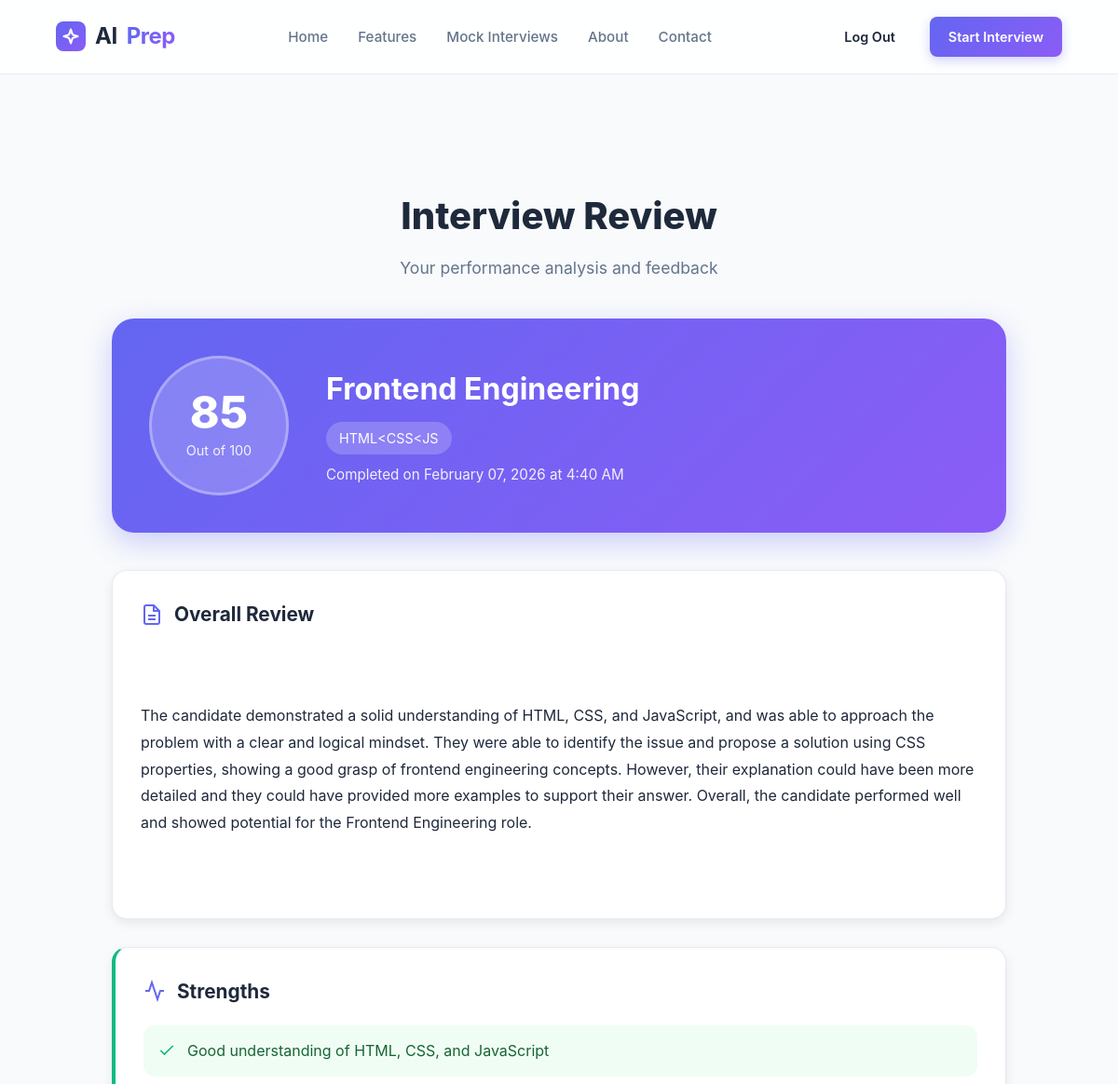
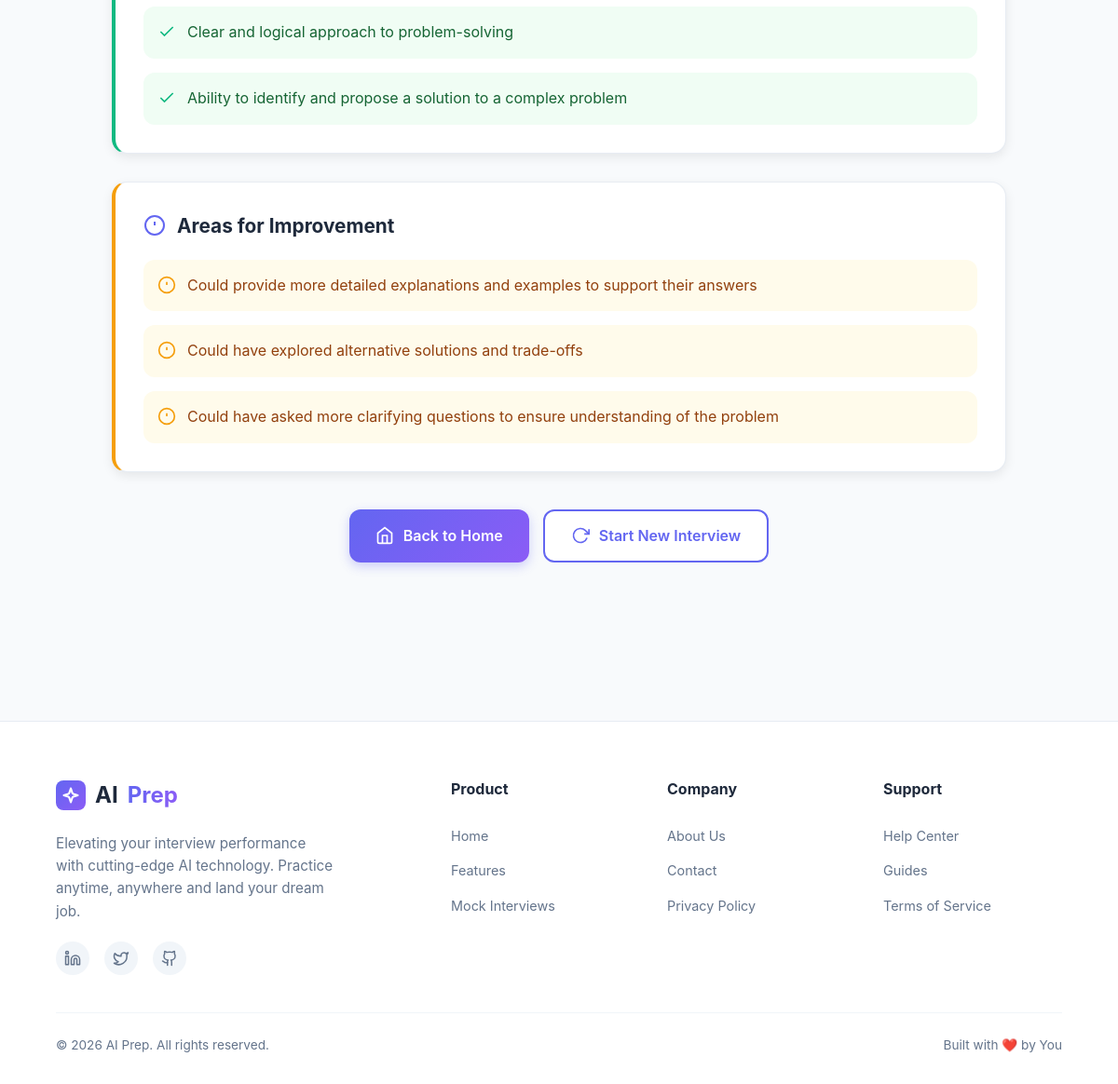
Page /interview-review/2/ (signed in) on the committed database (2 pictures, top to bottom).
### App/models.py (models this page shows, shortened)
class Interview(models.Model):
    user = models.ForeignKey(AuthUser, on_delete=models.CASCADE, related_name='interviews')
    role = models.CharField(max_length=200)
    technology = models.CharField(max_length=500, blank=True, null=True)
    difficulty = models.CharField(max_length=50, default='mid')
    focus = models.CharField(max_length=50, default='balanced')
    persona = models.CharField(max_length=50, default='neutral')
    conversation = models.TextField(help_text="JSON string of conversation history")
    ai_review = models.TextField(blank=True, null=True)
    score = models.IntegerField(default=0, help_text="Score out of 100")
    strengths = models.TextField(blank=True, null=True)
    improvements = models.TextField(blank=True, null=True)
    created_at = models.DateTimeField(auto_now_add=True)
    updated_at = models.DateTimeField(auto_now=True)
    class Meta:
        ordering = ['-created_at']

### App/views.py (the view)
# urls.py: path('interview-review/<int:interview_id>/', views.interview_review, name='interview_review'),
@login_required
def interview_review(request, interview_id):
    try:
        interview = Interview.objects.get(id=interview_id, user=request.user)
        strengths_list = []
        improvements_list = []
        if interview.strengths:
            try:
                strengths_list = json.loads(interview.strengths)
            except:
                strengths_list = [interview.strengths] if interview.strengths else []
        if interview.improvements:
            try:
                improvements_list = json.loads(interview.improvements)
            except:
                improvements_list = [interview.improvements] if interview.improvements else []
        context = {
            'interview': interview,
            'strengths_list': strengths_list,
            'improvements_list': improvements_list,
        }
        return render(request, 'interview_review.html', context)
    except Interview.DoesNotExist:
        messages.error(request, 'Interview not found.')
        return redirect('home')

### App/templates/interview_review.html (shortened to what this page needs)
{% extends 'base/navbar.html' %}
{% load static %}
{% block css %}
<link rel="stylesheet" href="{% static 'interview_review.css' %}">
{% endblock %}
{% block content %}
<div class="review-container">
    <div class="review-header">
        <h1 class="review-title">Interview Review</h1>
        <p class="review-subtitle">Your performance analysis and feedback</p>
    </div>
    <div class="score-card">
        <div class="score-circle">
            <div class="score-value">{{ interview.score }}</div>
            <div class="score-label">Out of 100</div>
        </div>
        <div class="score-details">
            <h2 class="role-title">{{ interview.role }}</h2>
            {% if interview.technology %}
            <p class="tech-badge">{{ interview.technology }}</p>
            {% endif %}
            <p class="review-date">Completed on {{ interview.created_at|date:"F d, Y" }} at {{ interview.created_at|time:"g:i A" }}</p>
        </div>
    </div>
    <div class="review-content">
        <div class="review-section">
            <h3 class="section-title">
                <svg width="24" height="24" viewBox="0 0 24 24" fill="none" stroke="currentColor" stroke-width="2">
                    <path d="M14 2H6a2 2 0 0 0-2 2v16a2 2 0 0 0 2 2h12a2 2 0 0 0 2-2V8z"></path>
                    <polyline points="14 2 14 8 20 8"></polyline>
                    <line x1="16" y1="13" x2="8" y2="13"></line>
                    <line x1="16" y1="17" x2="8" y2="17"></line>
                </svg>
                Overall Review
            </h3>
            <div class="review-text">
                {{ interview.ai_review|linebreaks }}
            </div>
        </div>
        <div class="review-section strengths-section">
            <h3 class="section-title">
                <svg width="24" height="24" viewBox="0 0 24 24" fill="none" stroke="currentColor" stroke-width="2">
                    <polyline points="22 12 18 12 15 21 9 3 6 12 2 12"></polyline>
                </svg>
                Strengths
            </h3>
            <ul class="strengths-list">
                {% for strength in strengths_list %}
                <li class="strength-item">
                    <svg width="20" height="20" viewBox="0 0 24 24" fill="none" stroke="currentColor" stroke-width="2">
                        <polyline points="20 6 9 17 4 12"></polyline>
                    </svg>
                    {{ strength }}
                </li>
                {% endfor %}
            </ul>
        </div>
        <div class="review-section improvements-section">
            <h3 class="section-title">
                <svg width="24" height="24" viewBox="0 0 24 24" fill="none" stroke="currentColor" stroke-width="2">
                    <circle cx="12" cy="12" r="10"></circle>
                    <line x1="12" y1="8" x2="12" y2="12"></line>
                    <line x1="12" y1="16" x2="12.01" y2="16"></line>
                </svg>
                Areas for Improvement
            </h3>
            <ul class="improvements-list">
                {% for improvement in improvements_list %}
                <li class="improvement-item">
                    <svg width="20" height="20" viewBox="0 0 24 24" fill="none" stroke="currentColor" stroke-width="2">
                        <circle cx="12" cy="12" r="10"></circle>
                        <line x1="12" y1="8" x2="12" y2="12"></line>
                        <line x1="12" y1="16" x2="12.01" y2="16"></line>
                    </svg>
                    {{ improvement }}
                </li>
                {% endfor %}
            </ul>
        </div>
    </div>
    <div class="review-actions">
        <a href="{% url 'home' %}" class="btn-review btn-primary">
            <svg width="20" height="20" viewBox="0 0 24 24" fill="none" stroke="currentColor" stroke-width="2">
                <path d="M3 9l9-7 9 7v11a2 2 0 0 1-2 2H5a2 2 0 0 1-2-2z"></path>
                <polyline points="9 22 9 12 15 12 15 22"></polyline>
            </svg>
            Back to Home
        </a>
        <a href="{% url 'interview' %}" class="btn-review btn-secondary">
            <svg width="20" height="20" viewBox="0 0 24 24" fill="none" stroke="currentColor" stroke-width="2">
                <polyline points="23 4 23 10 17 10"></polyline>
                <path d="M20.49 15a9 9 0 1 1-2.12-9.36L23 10"></path>
            </svg>
            Start New Interview
        </a>
    </div>
</div>
{% endblock %}

### App/static/navbar.css (style rules this page uses)
:root { --primary-color: #6366f1; --primary-hover: #4f46e5; --secondary-color: #8b5cf6; --text-dark: #1e293b; --text-gray: #64748b; --bg-body: #f8fafc; --nav-bg: rgba(255, 255, 255, 0.85); --nav-border: rgba(226, 232, 240, 0.8); --shadow-sm: 0 1px 2px 0 rgba(0, 0, 0, 0.05); --shadow-md: 0 4px 6px -1px rgba(0, 0, 0, 0.1), 0 2px 4px -1px rgba(0, 0, 0, 0.06); --font-main: -apple-system, BlinkMacSystemFont, "Segoe UI", Roboto, Helvetica, Arial, sans-serif; --transition-speed: 0.3s; }
* { margin: 0; padding: 0; box-sizing: border-box; }
body { font-family: var(--font-main); background-color: var(--bg-body); color: var(--text-dark); line-height: 1.6; }
.btn-primary { background: linear-gradient(135deg, var(--primary-color), var(--secondary-color)); color: white; border: none; box-shadow: 0 4px 12px rgba(99, 102, 241, 0.3); }

### App/static/interview_review.css (style rules this page uses)
.review-container { max-width: 1000px; margin: 100px auto 60px; padding: 0 20px; }
.review-header { text-align: center; margin-bottom: 40px; }
.review-title { font-size: 2.5rem; font-weight: 800; margin-bottom: 10px; color: var(--text-dark, #1f2937); }
.review-subtitle { color: var(--text-gray, #6b7280); font-size: 1.1rem; }
.score-card { background: linear-gradient(135deg, var(--primary-color, #6366f1), var(--secondary-color, #8b5cf6)); border-radius: 24px; padding: 40px; margin-bottom: 40px; display: flex; align-items: center; gap: 40px; box-shadow: 0 10px 30px rgba(99, 102, 241, 0.3); color: white; }
.score-circle { flex-shrink: 0; width: 150px; height: 150px; border-radius: 50%; background: rgba(255, 255, 255, 0.2); backdrop-filter: blur(10px); display: flex; flex-direction: column; align-items: center; justify-content: center; border: 3px solid rgba(255, 255, 255, 0.3); }
.score-value { font-size: 3rem; font-weight: 800; line-height: 1; }
.score-label { font-size: 0.9rem; opacity: 0.9; margin-top: 5px; }
.score-details { flex: 1; }
.role-title { font-size: 2rem; font-weight: 700; margin-bottom: 10px; }
.tech-badge { display: inline-block; background: rgba(255, 255, 255, 0.2); padding: 6px 14px; border-radius: 20px; font-size: 0.9rem; margin-bottom: 10px; backdrop-filter: blur(10px); }
.review-date { opacity: 0.9; font-size: 0.95rem; }
.review-content { display: flex; flex-direction: column; gap: 30px; margin-bottom: 40px; }
.review-section { background: white; border-radius: 16px; padding: 30px; box-shadow: 0 4px 12px rgba(0, 0, 0, 0.08); border: 1px solid var(--nav-border, #e5e7eb); }
.section-title { display: flex; align-items: center; gap: 12px; font-size: 1.3rem; font-weight: 700; color: var(--text-dark, #1f2937); margin-bottom: 20px; }
.section-title svg { color: var(--primary-color, #6366f1); }
.review-text { color: var(--text-dark, #1f2937); line-height: 1.8; font-size: 1rem; white-space: pre-wrap; }
.strengths-section { border-left: 4px solid #10b981; }
.strengths-list { list-style: none; padding: 0; margin: 0; display: flex; flex-direction: column; gap: 15px; }
.strength-item { display: flex; align-items: flex-start; gap: 12px; padding: 15px; background: #f0fdf4; border-radius: 12px; color: #166534; font-size: 1rem; line-height: 1.6; }
.strength-item svg { flex-shrink: 0; margin-top: 2px; color: #10b981; }
.improvements-section { border-left: 4px solid #f59e0b; }
.improvements-list { list-style: none; padding: 0; margin: 0; display: flex; flex-direction: column; gap: 15px; }
.improvement-item { display: flex; align-items: flex-start; gap: 12px; padding: 15px; background: #fffbeb; border-radius: 12px; color: #92400e; font-size: 1rem; line-height: 1.6; }
.improvement-item svg { flex-shrink: 0; margin-top: 2px; color: #f59e0b; }
.review-actions { display: flex; gap: 15px; justify-content: center; flex-wrap: wrap; margin-top: 40px; }
.btn-review { display: inline-flex; align-items: center; gap: 10px; padding: 14px 28px; border-radius: 12px; font-weight: 600; font-size: 1rem; text-decoration: none; transition: all 0.2s; border: none; cursor: pointer; }
.btn-primary { background: linear-gradient(135deg, var(--primary-color, #6366f1), var(--secondary-color, #8b5cf6)); color: white; box-shadow: 0 4px 12px rgba(99, 102, 241, 0.3); }
.btn-secondary { background: white; color: var(--primary-color, #6366f1); border: 2px solid var(--primary-color, #6366f1); }

### rows in the picture
Interview: score "85", role "Frontend Engineering", technology "HTML<CSS<JS", created_at "February 07, 2026", created_at "4:40 AM", ai_review "The candidate demonstrated a solid understanding of HTML, CSS, and JavaScript, and was able to approach the problem with a clear and logical mindset. They were able to identify the issue and propose a solution using CSS properties, showing a good grasp of frontend engineering concepts. However, their explanation could have been more detailed and they could have provided more examples to support their answer. Overall, the candidate performed well and showed potential for the Frontend Engineering role."

### other values in the picture
{{ strength }} "Good understanding of HTML, CSS, and JavaScript" "Clear and logical approach to problem-solving" "Ability to identify and propose a solution to a complex problem"
{{ improvement }} "Could provide more detailed explanations and examples to support their answers" "Could have explored alternative solutions and trade-offs" "Could have asked more clarifying questions to ensure understanding of the problem"
